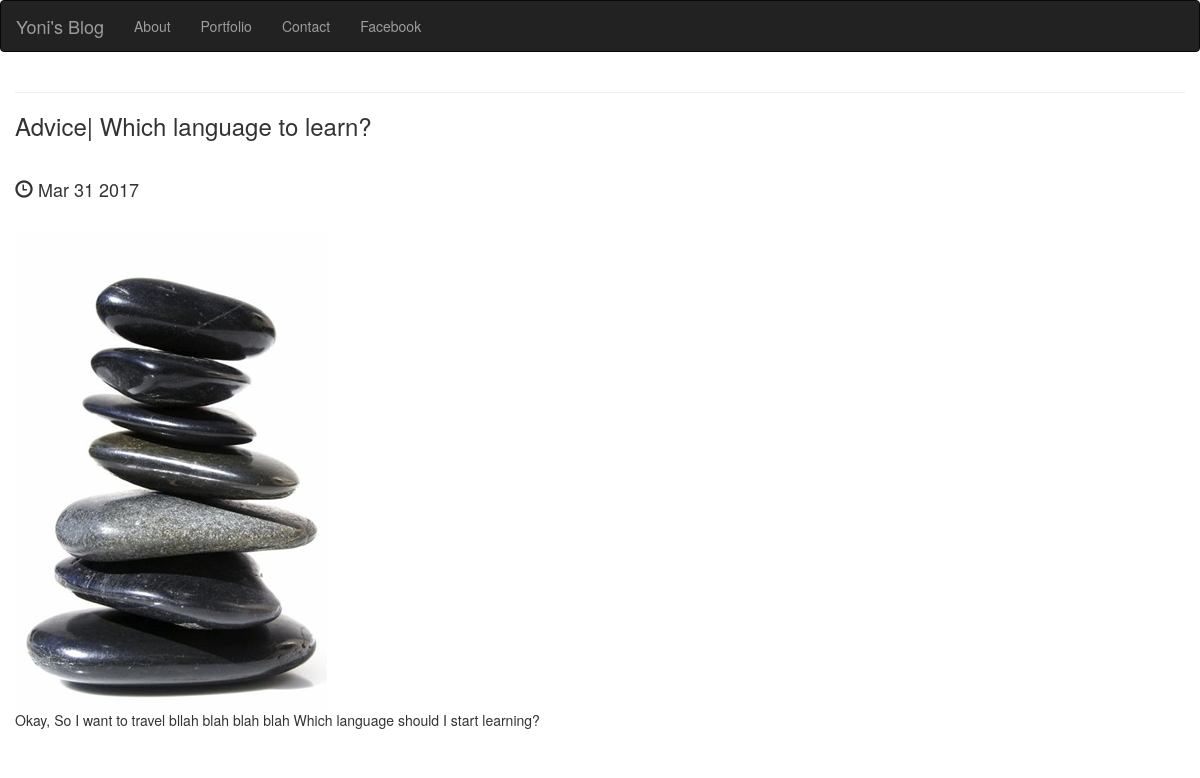
/posts/3/, run on the app's committed database.
### posts/models.py (models this page shows, shortened)
class Post (models.Model):
    title = models.CharField(max_length=250)
    pub_date = models.DateTimeField()
    image = models.ImageField(upload_to = 'media/')
    body = models.TextField()
    def pub_date_pretty(self):
        return self.pub_date.strftime('%b %e %Y')

### posts/views.py (the view)
# urls.py: url(r'^posts/(?P<post_id>[0-9]+)/$', posts.views.post_details, name="post_detail"),
def post_details(request, post_id):
    post = get_object_or_404(Post, pk=post_id)
    return render(request, 'posts/posts_detail.html', {'post':post})

### posts/templates/posts/posts_detail.html (shortened to what this page needs)
<!DOCTYPE html>
<html lang="en">
  <head>
    <link rel="stylesheet" href="https://maxcdn.bootstrapcdn.com/bootstrap/3.3.7/css/bootstrap.min.css">
  </head>
  <body>
    <nav class="navbar navbar-inverse">
      <div class="container-fluid">
        <div class="navbar-header">
          <a class="navbar-brand" href="{% url 'home' %}">Yoni's Blog</a>
        </div>
        <div class="collapse navbar-collapse" id="mynav">
          <ul class="nav navbar-nav">
            <li><a href="{% url 'about' %}">About</a></li>
            <li><a href="http://www.github.com/jonatan-roytgarts">Portfolio</a></li>
            <li><a>Contact</a></li>
            <li><a>Facebook</a></li>
          </ul>
        </div>
    </nav>
    <div class="container-fluid">
      <hr />
      <h3>{{ post.title }}</h3>
      <br />
      <h4><span class="glyphicon glyphicon-time" aria-hidden="true"></span> {{ post.pub_date_pretty }}</h4>
      <br />
      <img src= "{{ post.image.url }}" />
      <br />
      {{ post.body }}
      <br />
      <br />
    </div>
  </body>
</html>

### data on the page
Post: title "Advice| Which language to learn?", pub_date_pretty "Mar 31 2017", image (picture), body "Okay, So I want to travel bllah blah blah blah Which language should I start learning?"
